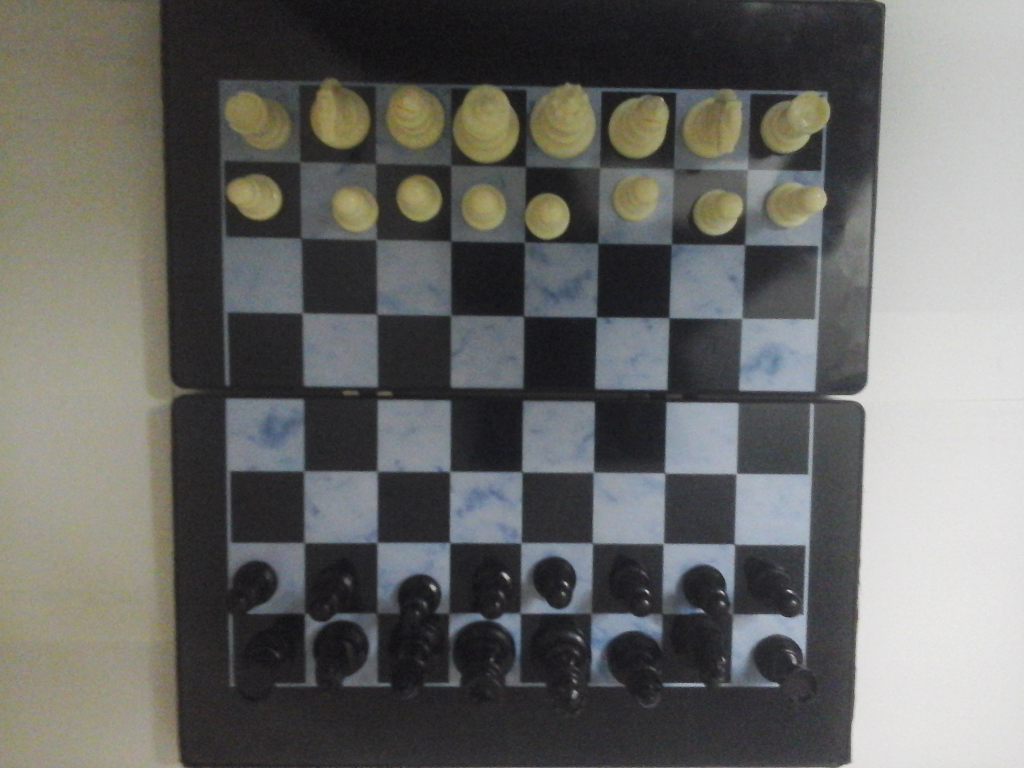
#> input picture imageprecessing/chess5.jpg, 2048 x 1536 px (shown at 1/2 size)
$ python pp.py   (Python 2 division)
#> lines starting #> are read from the running program, lines starting #| are printed output that depends on the picture; after the words box and inside, x2 and y2 are one past the last pixel; in counts of white or black regions, pixels touching at a corner belong together
#!/usr/bin/env python

import cv2
import numpy as np


print "hi\n"
print cv2.__version__
print "______________________________________________________________________________"
#read image and print it in gray level
img = cv2.imread("chess5.jpg")
#> img is the input picture: shape (1536, 2048, 3); mean B, G, R 101.4, 104.3, 104
gray = cv2.cvtColor(img, cv2.COLOR_BGR2GRAY)
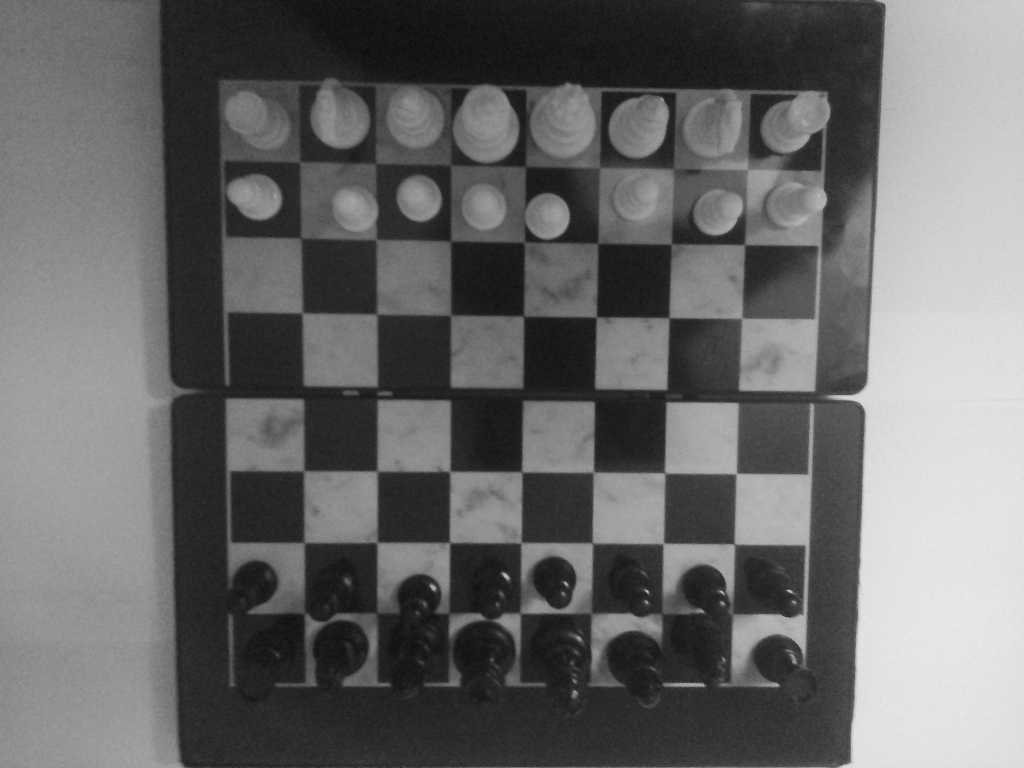
#> gray: shape (1536, 2048) (shown at 1/2 size); min 13, max 237, mean 103.9
_,bw = cv2.threshold(gray, 0, 255, cv2.THRESH_BINARY + cv2.THRESH_OTSU)
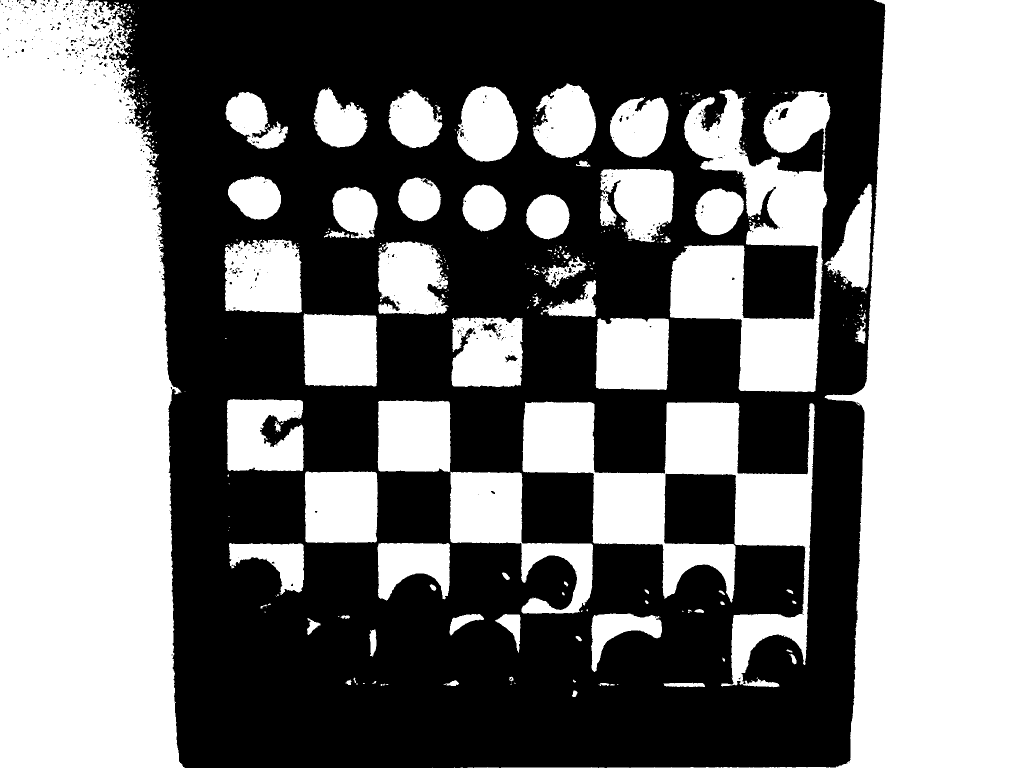
#> bw: shape (1536, 2048) (shown at 1/2 size); 48.5% white; 418 white regions (317 under 20 px), largest, box (x1, y1, x2, y2) and area: (0, 0, 370, 1536) 491773, (1261, 0, 2048, 1536) 484135, (1045, 803, 1630, 1375) 106546
#cv2.namedWindow('chessgray',cv2.WINDOW_NORMAL)
#cv2.imshow('chessgray',gray)
#gray = np.float32(gray)

#_________________________________________________________________________________________________________________________________________
#el3ab hena


#critical point is white but he say it is black! x,y=1059,1130
x,y=1055,1030
print bw[x,y]
#| 255
if bw[x, y] < 128:
   	print "Black"
	cv2.circle(bw ,(x,y),3,255,5)
else:
	print "white"
	cv2.circle(bw ,(x,y),3,0,5)


# [26 lines of commented-out code are left out]
cv2.namedWindow('chessgray',cv2.WINDOW_NORMAL)
#imS = cv2.resize(im, (960, 540))
cv2.imshow('chessgray',bw)


#wait
cv2.waitKey(0)

$ run again, with imageprecessing/chess1.jpg copied over imageprecessing/chess5.jpg
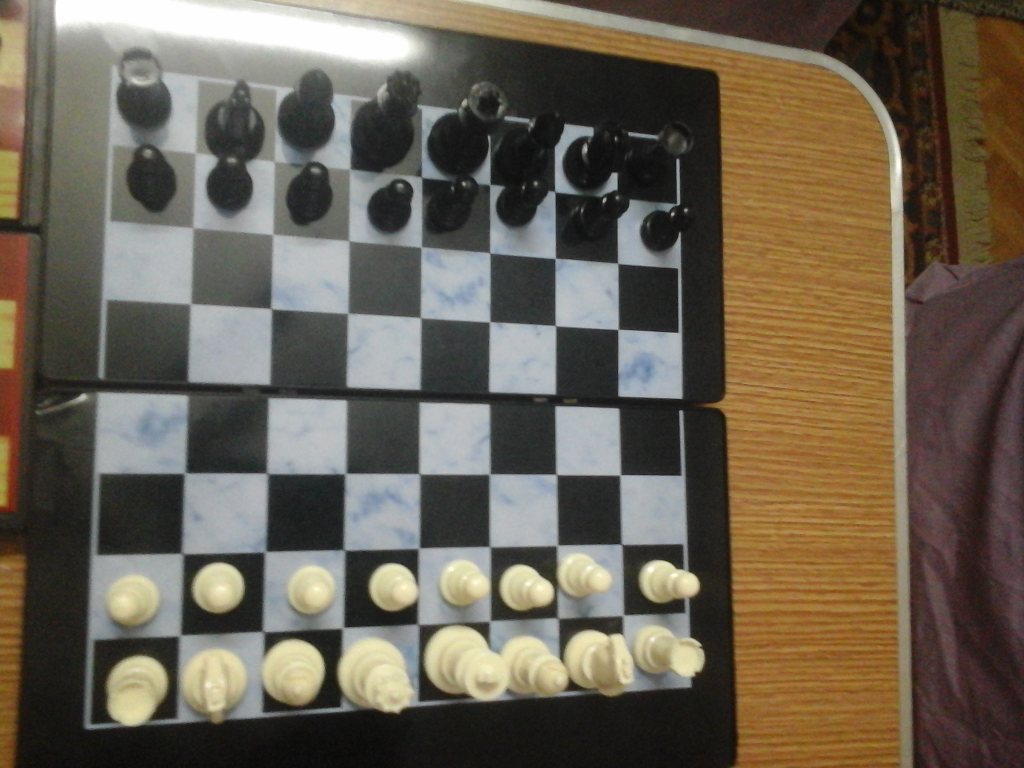
#> input picture imageprecessing/chess1.jpg, 2048 x 1536 px (shown at 1/2 size)
#> img is the input picture: shape (1536, 2048, 3); mean B, G, R 82.5, 97, 106.2
#> `gray = cv2.cvtColor(img, cv2.COLOR_BGR2GRAY)`:
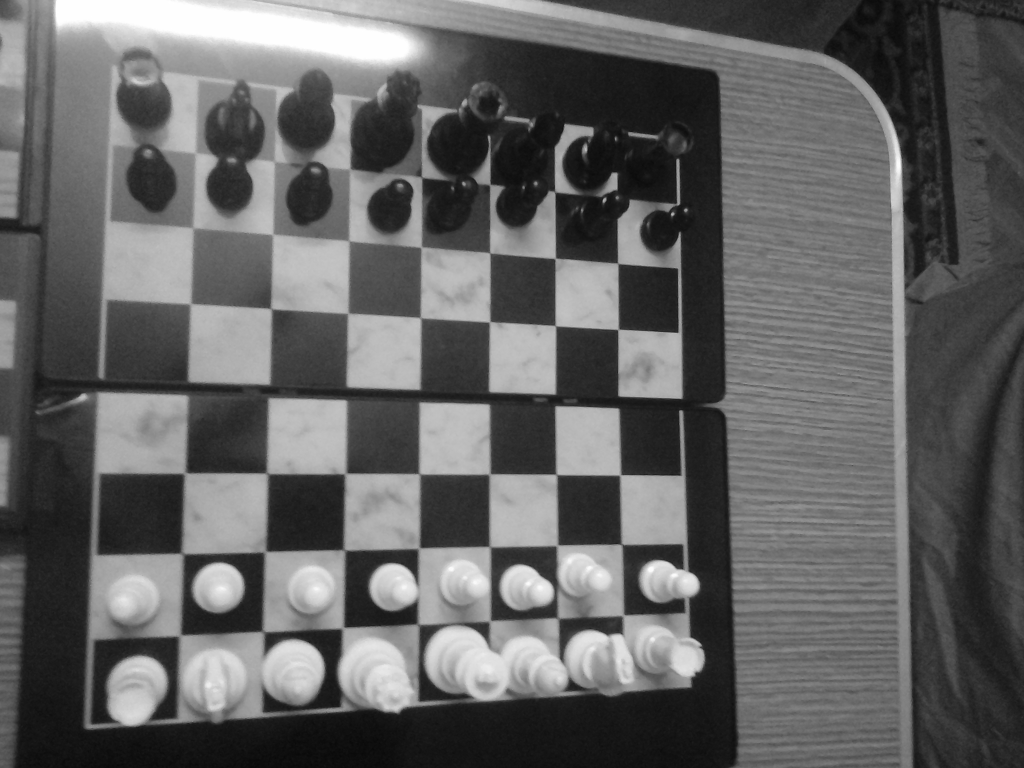
#> gray: shape (1536, 2048) (shown at 1/2 size); min 7, max 255, mean 98.1
#> `_,bw = cv2.threshold(gray, 0, 255, cv2.THRESH_BINARY + cv2.THRESH_OTSU)`:
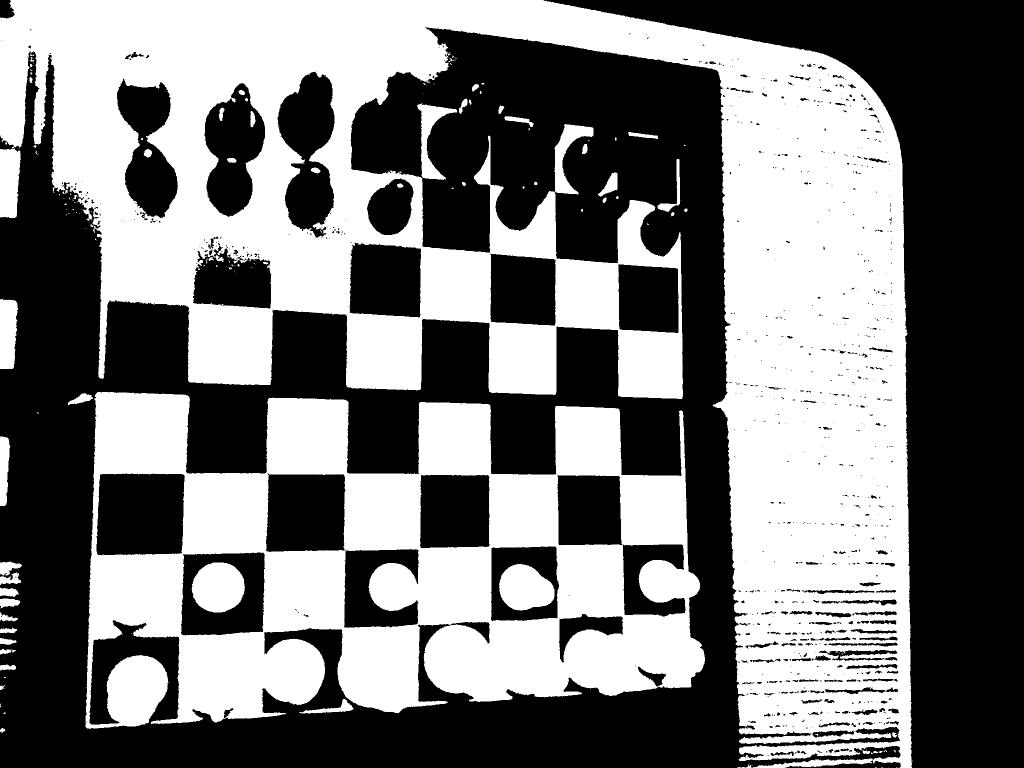
#> bw: shape (1536, 2048) (shown at 1/2 size); 47.5% white; 173 white regions (113 under 20 px), largest, box (x1, y1, x2, y2) and area: (0, 0, 1825, 1536) 999398, (171, 784, 1410, 1458) 454080, (383, 1125, 490, 1225) 8346
#| 255

$ run again, with imageprecessing/chess2.jpg copied over imageprecessing/chess5.jpg
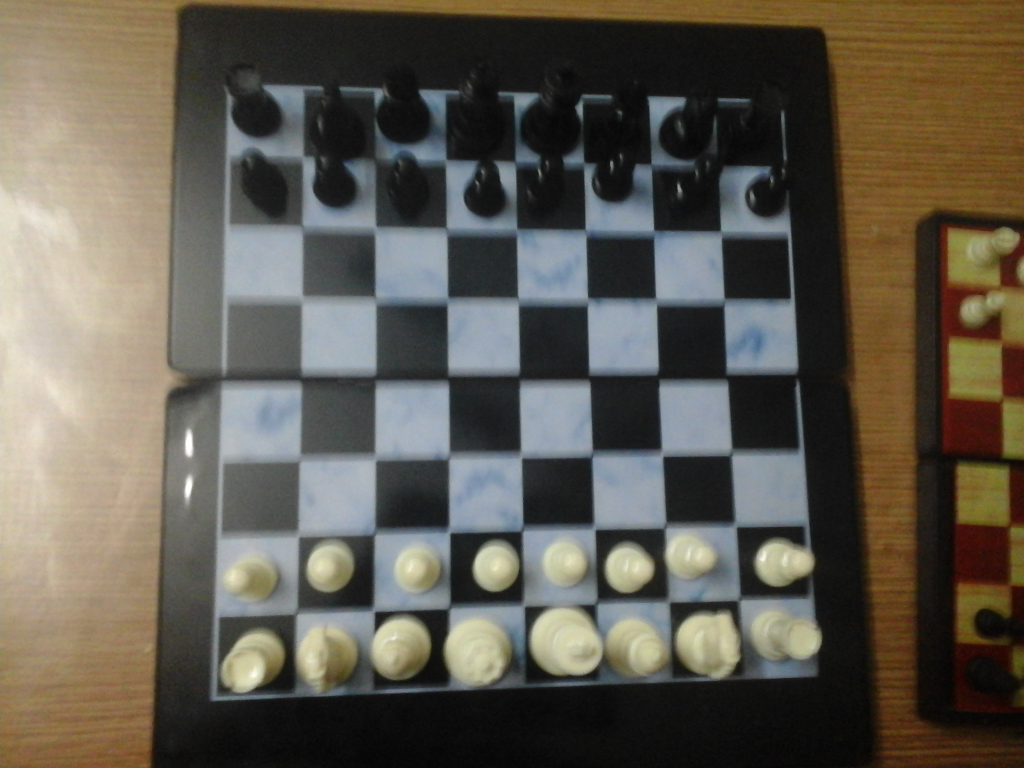
#> input picture imageprecessing/chess2.jpg, 2048 x 1536 px (shown at 1/2 size)
#> img is the input picture: shape (1536, 2048, 3); mean B, G, R 79.1, 90.1, 95.5
#> `gray = cv2.cvtColor(img, cv2.COLOR_BGR2GRAY)`:
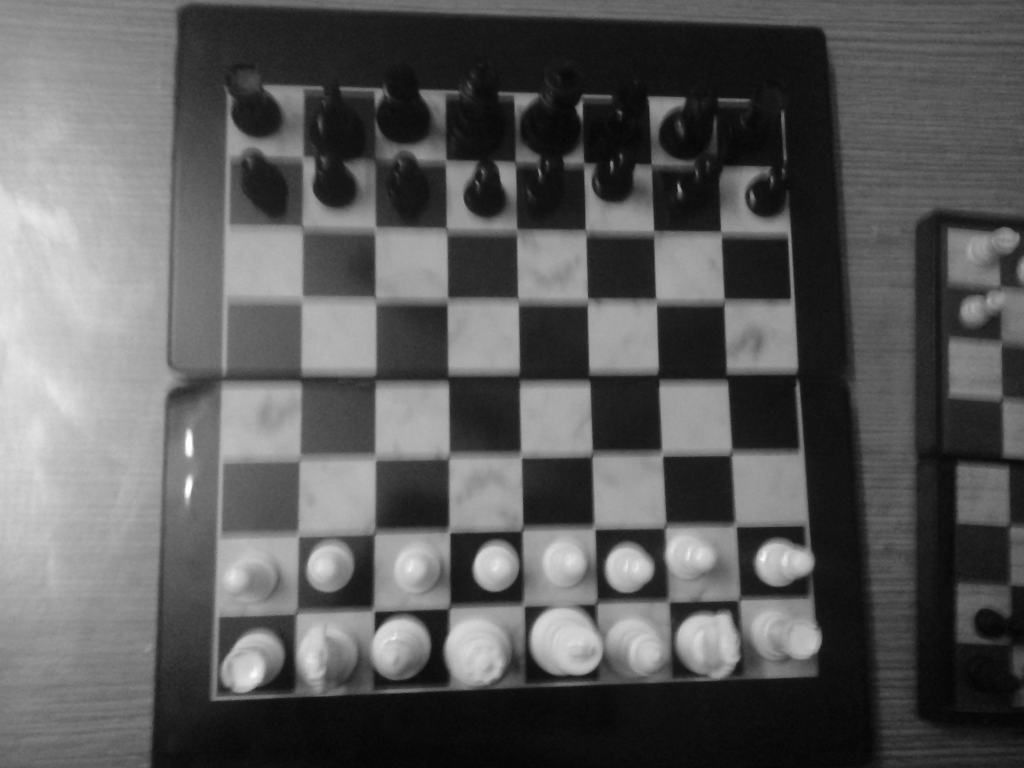
#> gray: shape (1536, 2048) (shown at 1/2 size); min 4, max 255, mean 90.5
#> `_,bw = cv2.threshold(gray, 0, 255, cv2.THRESH_BINARY + cv2.THRESH_OTSU)`:
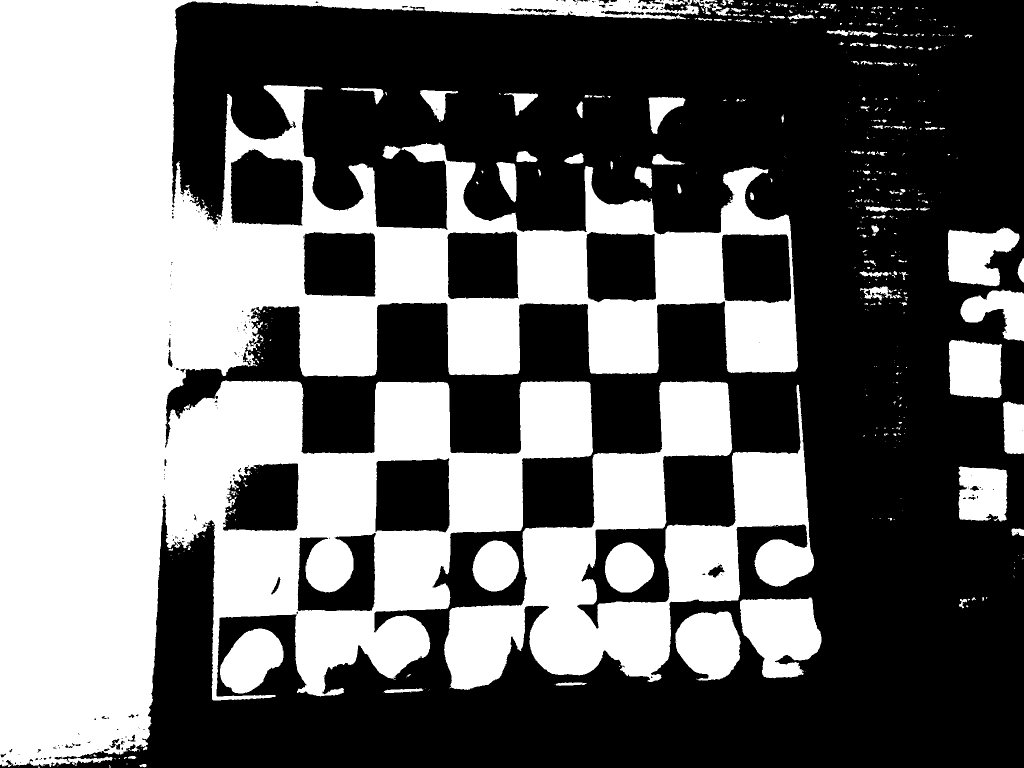
#> bw: shape (1536, 2048) (shown at 1/2 size); 42.8% white; 569 white regions (414 under 20 px), largest, box (x1, y1, x2, y2) and area: (0, 0, 1596, 1534) 1045990, (888, 762, 1628, 1380) 171957, (1480, 1195, 1643, 1357) 19012
#| 255

$ run again, with imageprecessing/chess3.jpg copied over imageprecessing/chess5.jpg
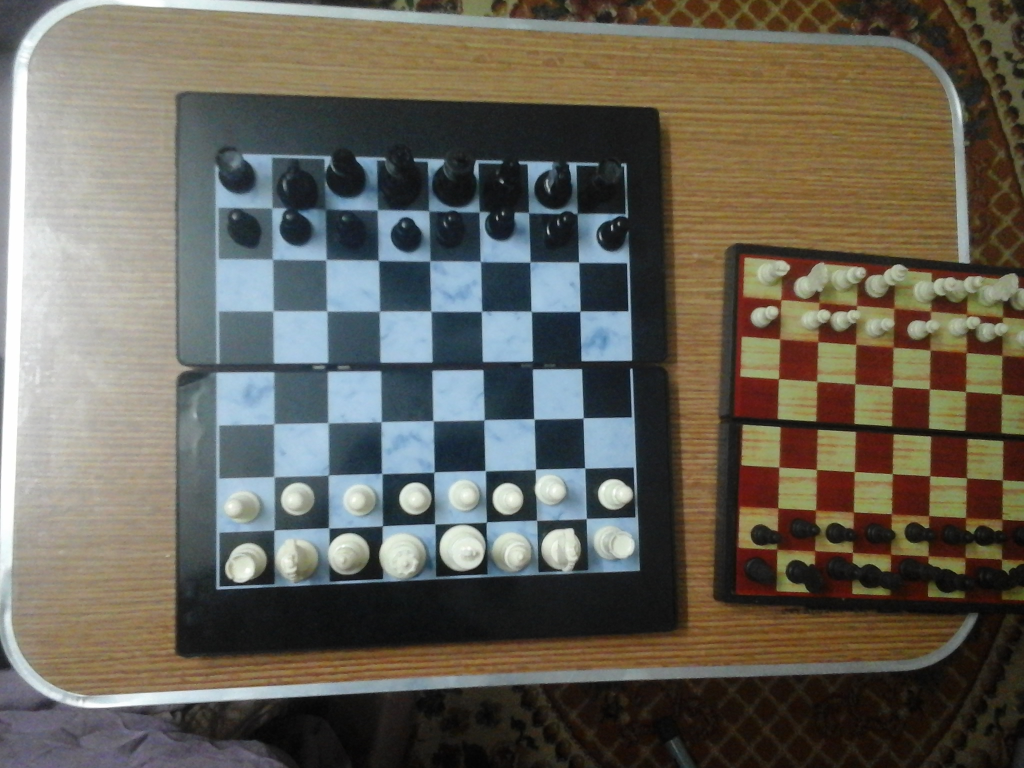
#> input picture imageprecessing/chess3.jpg, 2048 x 1536 px (shown at 1/2 size)
#> img is the input picture: shape (1536, 2048, 3); mean B, G, R 87.8, 98.3, 102.3
#> `gray = cv2.cvtColor(img, cv2.COLOR_BGR2GRAY)`:
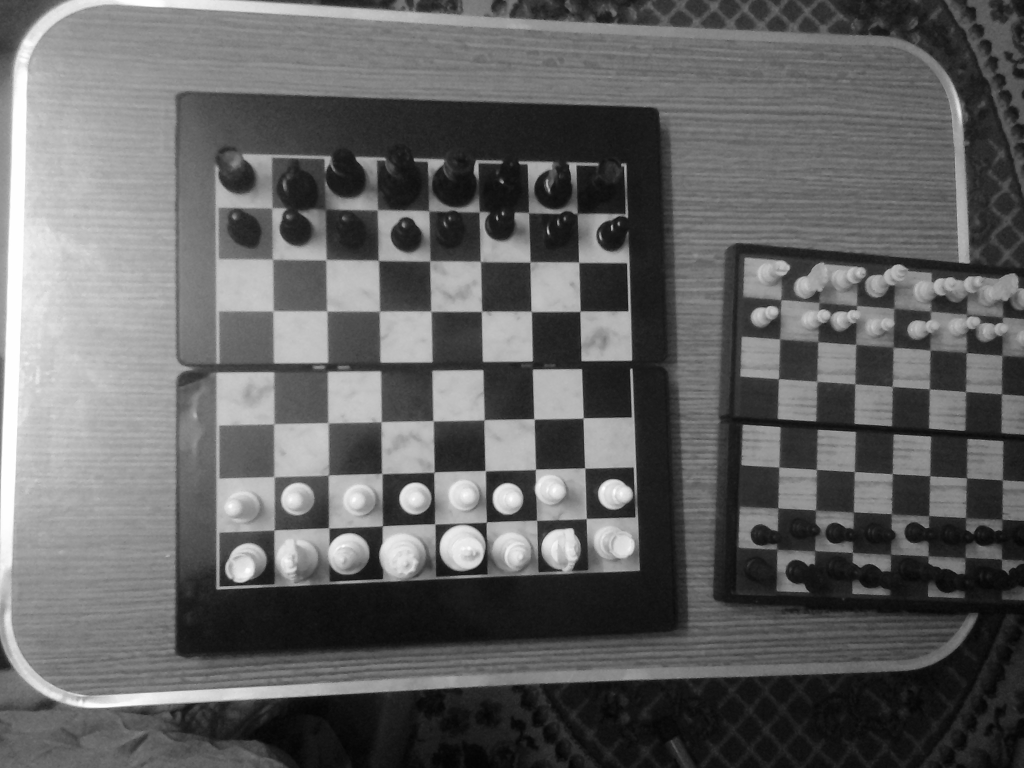
#> gray: shape (1536, 2048) (shown at 1/2 size); min 3, max 255, mean 98.3
#> `_,bw = cv2.threshold(gray, 0, 255, cv2.THRESH_BINARY + cv2.THRESH_OTSU)`:
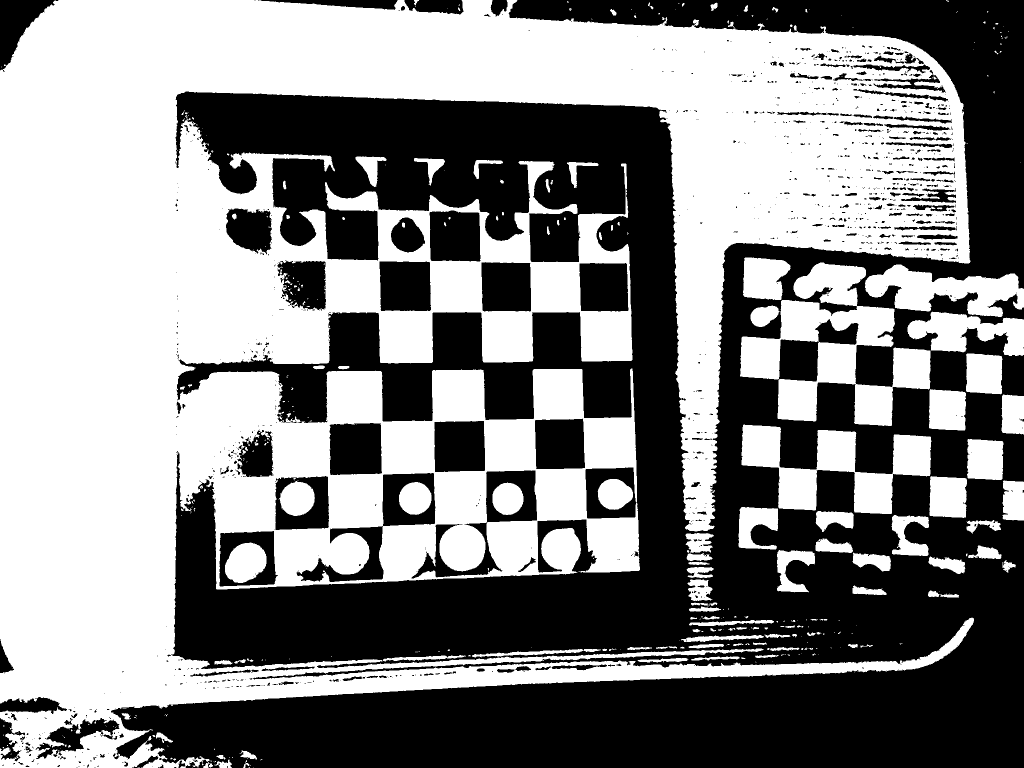
#> bw: shape (1536, 2048) (shown at 1/2 size); 52.6% white; 1090 black regions (856 under 20 px), largest, box (x1, y1, x2, y2) and area: (222, 0, 2048, 1536) 1303458, (593, 946, 871, 1164) 14075, (823, 941, 1074, 1157) 11940
#| 255
